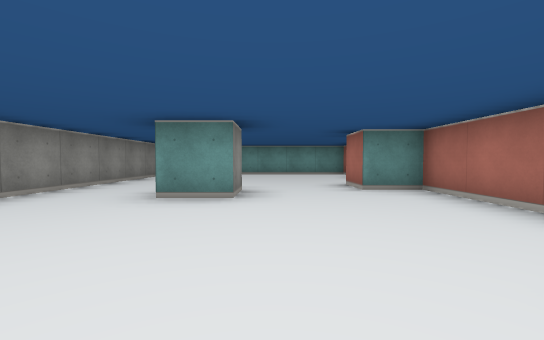
[1] (above)

12 first-person views from a walk through a cub3D level. The camera is about half as high as the walls, tilts 2° down and sees 90° across. The floor is counted in squares. Each view is taken from the middle of a square. On the plan, view 1 faces up. The plan holds only what a view shows up to about 9 squares ahead; the rest is blank.

[2]
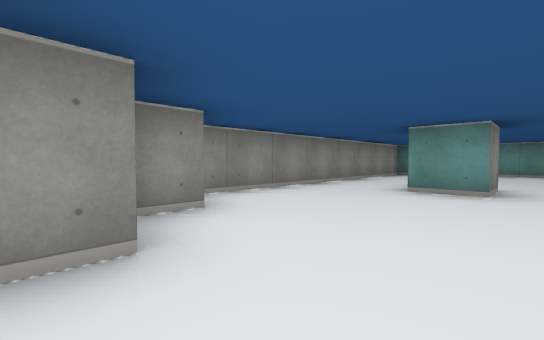

[3]
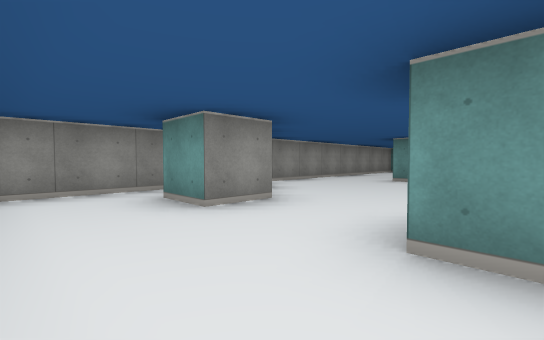

[4]
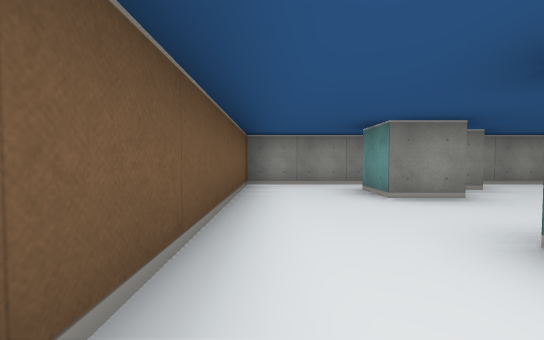

[5]
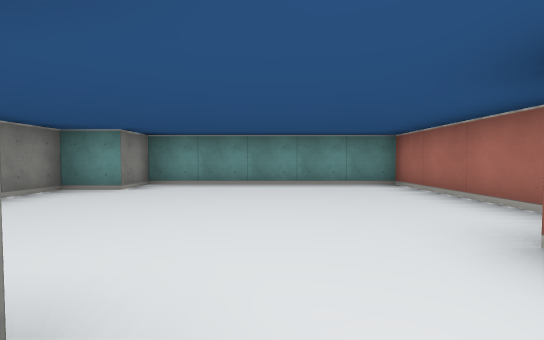

[6]
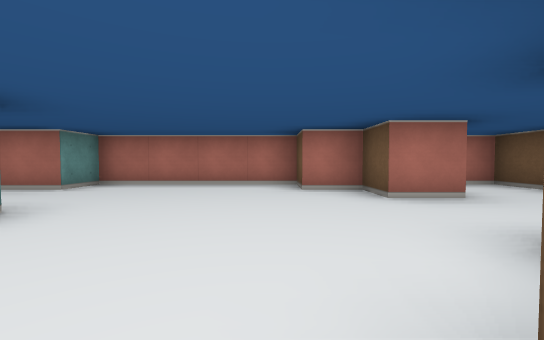

[7]
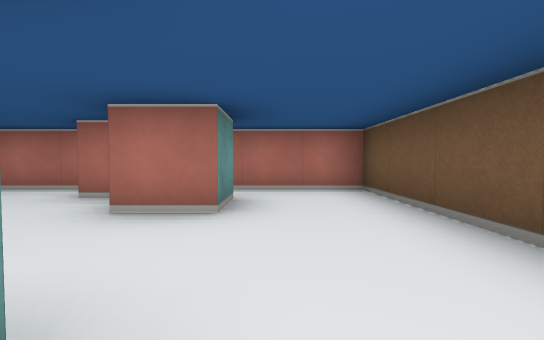

[8]
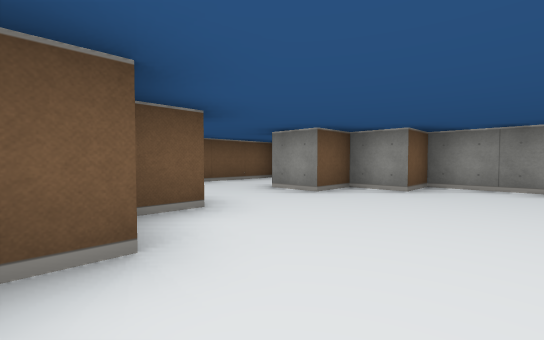

[9]
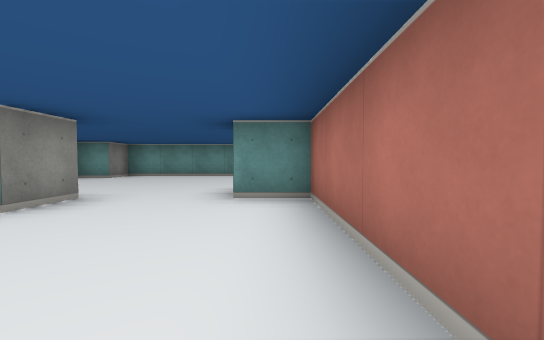

[10]
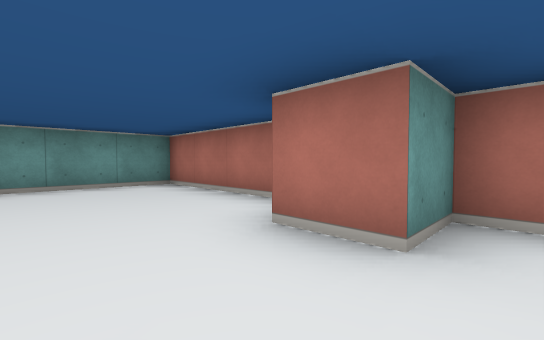

[11]
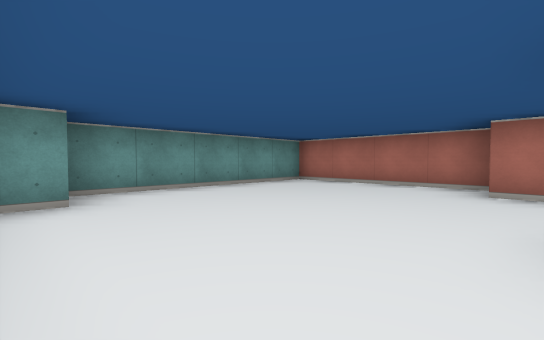

[12]
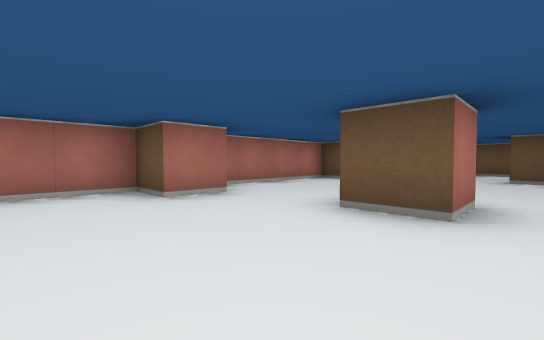

### Floor plan
Points are (right, up) in squares from view 1. A wall is a line through its corners. A room is listed if a view was taken in it or the views show most of it. See-through windows are left out.
Room 1 (views 1, 2, 3, 4, 5, 6, 7, 8, 9, 10, 11, 12)
walls: (-0.5, 3.5) (-1.5, 3.5) (-1.5, 4.5) (-0.5, 4.5) (-0.5, 3.5); (1.5, -1.5) (0.5, -1.5) (0.5, -0.5) (1.5, -0.5) (1.5, 0.5) (2.5, 0.5) (2.5, 4.5) (1.5, 4.5) (1.5, 5.5) (2.5, 5.5) (2.5, 9.5) (-2.5, 9.5) (-2.5, 8.5) (-3.5, 8.5) (-3.5, 0.5) (-2.5, 0.5) (-2.5, -0.5) (-1.5, -0.5) (-1.5, -1.5) (-2.5, -1.5); (-3.5, -1) (-3.5, -3.5) (2.5, -3.5) (2.5, -1.2)

Where each view was taken, in squares from view 1:
view 1: 0 up, 0 right, facing up
view 2: 1 down, 0 right, facing up-left
view 3: 3 down, 1 right, facing up-left
view 4: 3 down, 2 right, facing left
view 5: 4 up, 0 right, facing up
view 6: 1 up, 3 left, facing right
view 7: 2 down, 2 left, facing right
view 8: 2 up, 2 right, facing down-left
view 9: 1 up, 2 right, facing up
view 10: 4 up, 0 right, facing up-right
view 11: 5 up, 3 left, facing up-right
view 12: 7 up, 2 left, facing down-right
